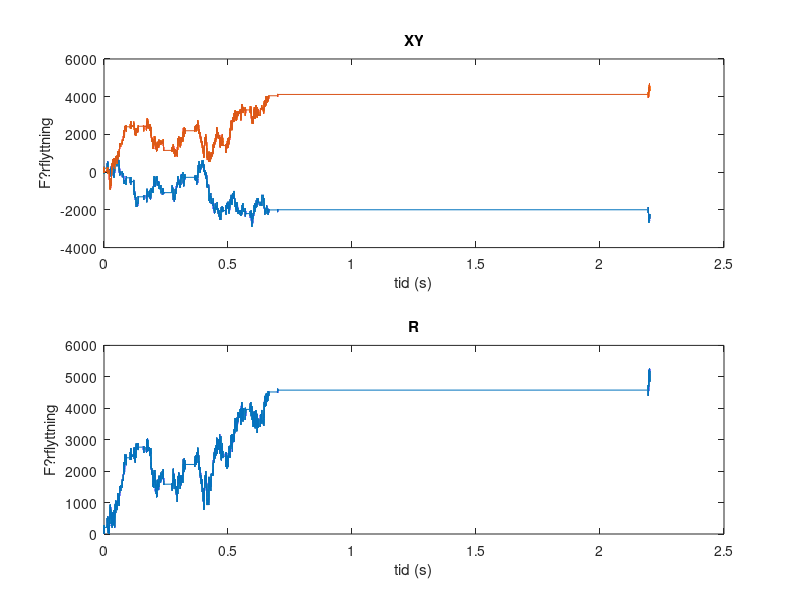

Write MATLAB code to recreate this figure.
%CTRW

%F?rs?k till att simulera CTRW
n=1;% Antal partiklar
R=9000000;%Anpassas efter hur alpha v?ljs

%Generera v?ntetider, lite hokus pokus och sopande under mattan
F_i=@(U,eps,alpha,A)(eps^(-alpha)-alpha*U/A).^(-1/alpha); %Invers CDF, CDF=tau^-(1+alpha)
alpha=0.85; %Anpassningsbar parameter
eps=1e-9; %Minsta m?jliga v?ntetid
A=alpha*eps^alpha; %Normeringskonstant
U=rand(R,n);
tau=F_i(U,eps,alpha,A); %V?ntetider
t=cumsum(tau,1); %tid

X = randn(R,2,n);%Normalf?rdelade steg

XY=cumsum(X,1); %x,y separerade
R=sqrt(XY(:,1).^2+XY(:,2).^2);
subplot(2,1,1)
plot(t,XY)
xlabel('tid (s)')
ylabel('F?rflyttning')
title('XY')
subplot(2,1,2)
plot(t,R)
xlabel('tid (s)')
ylabel('F?rflyttning')
title('R')



